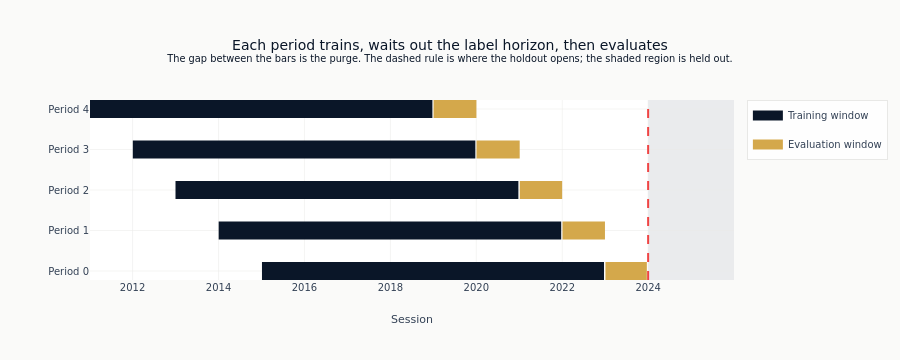

Here is the notebook cell this chart was saved with:
### Markdown cell above
The figure draws what the saved file will contain: for each period, its training
window, the evaluation window that follows, and the holdout.

Read it with section A's rule in hand. The training window is where the hidden Markov
model's parameters come from, all of them, which is why C.3 can check its estimates
against the right-hand edge of that bar. ARIMA's weights are not confined to it - they
are refreshed every `ARIMA_REFIT_FREQ` sessions across the evaluation window too - so
what bounds ARIMA is not this picture but the direction it walks, which C.1 sets out. What the figure does show for
both is the gap between the two bars, sized to the label horizon so that no training
session's outcome reaches into the window the model is scored on, and that no bar
crosses into the shaded region at all.

Every bar stops short of the holdout, because this notebook writes features for the
walk-forward periods only. `append_holdout_fold_if_needed` appends a holdout *fold
definition* to a later stage's split list; it fits nothing and writes no feature. So a
holdout retrain gets a window to train and predict over, and reads whatever this file
already holds inside it.

The bars are periods, not the file's row index. Rows are keyed on
`(fold, timestamp, product, position)` across the whole price calendar, so rows dated
inside the holdout do exist in the file. What keeps them honest is which columns carry
a value there, and section E prints that count column by column. A model that reads no
forward return is bounded by where its *parameters* came from, so emitting a value
**for** a holdout date from parameters estimated entirely before it is legitimate.

**This file carries a holdout vintage, and section E is where it shows.** The five
`fft_*` columns run to the end of the calendar in every period, because a spectral window
over past prices needs no fit. The four that do need one are null across the holdout in
every VALIDATION period, and populated in the holdout period alone - which is the
distinction the whole design rests on. Each of the two models reaches it its own way, and
neither lets a parameter see a holdout session: ARIMA estimates once at the cutoff before
the window opens and rolls those frozen coefficients forward (C.1), and the hidden Markov
model estimates on its period's training window, which ends 21 sessions short of the
boundary, then runs the filter forward across the holdout (C.3).

An earlier version of this paragraph said the vintage was not produced here and named
`append_holdout_fold_if_needed` as what would produce it. That function appends a split
definition and fits nothing, so nothing produced it and a holdout retrain would have fitted
four of its nine model-based columns on nulls. Measured then: 0 of 217,605 holdout-dated
rows carried any of the four.

### Code cell
fig = go.Figure()
_span_style = {
    "Training window": COLORS["blue"],
    "Evaluation window": COLORS["amber"],
}
_seen: set[str] = set()
for split in splits:
    row = f"Period {split['fold']}"
    for kind, (start, end) in (
        ("Training window", (split["train_start"], split["train_end"])),
        ("Evaluation window", (split["val_start"], split["val_end"])),
    ):
        fig.add_trace(
            go.Scatter(
                x=[pd.Timestamp(start).isoformat(), pd.Timestamp(end).isoformat()],
                y=[row, row],
                mode="lines",
                line={"width": 18, "color": _span_style[kind]},
                name=kind,
                legendgroup=kind,
                showlegend=kind not in _seen,
            )
        )
        _seen.add(kind)

fig.add_vrect(
    x0=pd.Timestamp(HOLDOUT_START).isoformat(),
    x1=pd.Timestamp(df["timestamp"].max()).isoformat(),
    fillcolor=COLORS["neutral"],
    opacity=0.10,
    line_width=0,
    layer="below",
)
fig.add_vline(
    x=pd.Timestamp(HOLDOUT_START).isoformat(), line_dash="dash", line_color=COLORS["negative"]
)
fig.update_layout(
    title=(
        "Each period trains, waits out the label horizon, then evaluates"
        "<br><sup>The gap between the bars is the purge. The dashed rule is where the "
        "holdout opens; the shaded region is held out.</sup>"
    ),
    xaxis_title="Session",
    yaxis_title="",
    height=360,
    margin={"l": 90},
)
show_plotly_with_alt(
    fig,
    "Horizontal timeline with one row per period, periods 0 to 4, running from about 2012 to "
    "2025. Each row shows a long dark training window followed, after a visible gap, by a "
    "shorter amber evaluation window; the gap between them is the purge that waits out the label "
    "horizon. The windows step forward period by period. A dashed vertical rule marks where the "
    "holdout opens and a shaded band covers everything after it; no evaluation window reaches "
    "into that band.",
)

### Figure 1 — Plotly figure (JSON) as saved in the notebook; plotly's stock layout.template omitted (floating-point values rounded to 4 significant figures)
{"data": [{"legendgroup": "Training window", "line": {"color": "#0a1628", "width": 18}, "mode": "lines", "name": "Training window", "showlegend": true, "type": "scatter", "x": ["2015-01-05T00:00:00", "2022-12-22T00:00:00"], "y": ["Period 0", "Period 0"]}, {"legendgroup": "Evaluation window", "line": {"color": "#D4A84B", "width": 18}, "mode": "lines", "name": "Evaluation window", "showlegend": true, "type": "scatter", "x": ["2023-01-03T00:00:00", "2023-12-21T00:00:00"], "y": ["Period 0", "Period 0"]}, {"legendgroup": "Training window", "line": {"color": "#0a1628", "width": 18}, "mode": "lines", "name": "Training window", "showlegend": false, "type": "scatter", "x": ["2014-01-02T00:00:00", "2021-12-23T00:00:00"], "y": ["Period 1", "Period 1"]}, {"legendgroup": "Evaluation window", "line": {"color": "#D4A84B", "width": 18}, "mode": "lines", "name": "Evaluation window", "showlegend": false, "type": "scatter", "x": ["2022-01-03T00:00:00", "2022-12-30T00:00:00"], "y": ["Period 1", "Period 1"]}, {"legendgroup": "Training window", "line": {"color": "#0a1628", "width": 18}, "mode": "lines", "name": "Training window", "showlegend": false, "type": "scatter", "x": ["2012-12-31T00:00:00", "2020-12-24T00:00:00"], "y": ["Period 2", "Period 2"]}, {"legendgroup": "Evaluation window", "line": {"color": "#D4A84B", "width": 18}, "mode": "lines", "name": "Evaluation window", "showlegend": false, "type": "scatter", "x": ["2021-01-05T00:00:00", "2021-12-31T00:00:00"], "y": ["Period 2", "Period 2"]}, {"legendgroup": "Training window", "line": {"color": "#0a1628", "width": 18}, "mode": "lines", "name": "Training window", "showlegend": false, "type": "scatter", "x": ["2012-01-03T00:00:00", "2019-12-24T00:00:00"], "y": ["Period 3", "Period 3"]}, {"legendgroup": "Evaluation window", "line": {"color": "#D4A84B", "width": 18}, "mode": "lines", "name": "Evaluation window", "showlegend": false, "type": "scatter", "x": ["2020-01-03T00:00:00", "2021-01-04T00:00:00"], "y": ["Period 3", "Period 3"]}, {"legendgroup": "Training window", "line": {"color": "#0a1628", "width": 18}, "mode": "lines", "name": "Training window", "showlegend": false, "type": "scatter", "x": ["2011-01-04T00:00:00", "2018-12-24T00:00:00"], "y": ["Period 4", "Period 4"]}, {"legendgroup": "Evaluation window", "line": {"color": "#D4A84B", "width": 18}, "mode": "lines", "name": "Evaluation window", "showlegend": false, "type": "scatter", "x": ["2019-01-03T00:00:00", "2020-01-02T00:00:00"], "y": ["Period 4", "Period 4"]}], "layout": {"height": 360, "margin": {"l": 90}, "shapes": [{"fillcolor": "#334155", "layer": "below", "line": {"width": 0}, "opacity": 0.1, "type": "rect", "x0": "2024-01-01T00:00:00", "x1": "2025-12-31T00:00:00", "xref": "x", "y0": 0, "y1": 1, "yref": "y domain"}, {"line": {"color": "#ef4444", "dash": "dash"}, "type": "line", "x0": "2024-01-01T00:00:00", "x1": "2024-01-01T00:00:00", "xref": "x", "y0": 0, "y1": 1, "yref": "y domain"}], "title": {"text": "Each period trains, waits out the label horizon, then evaluates<br><sup>The gap between the bars is the purge. The dashed rule is where the holdout opens; the shaded region is held out.</sup>"}, "xaxis": {"title": {"text": "Session"}}, "yaxis": {"title": {"text": ""}}}}
